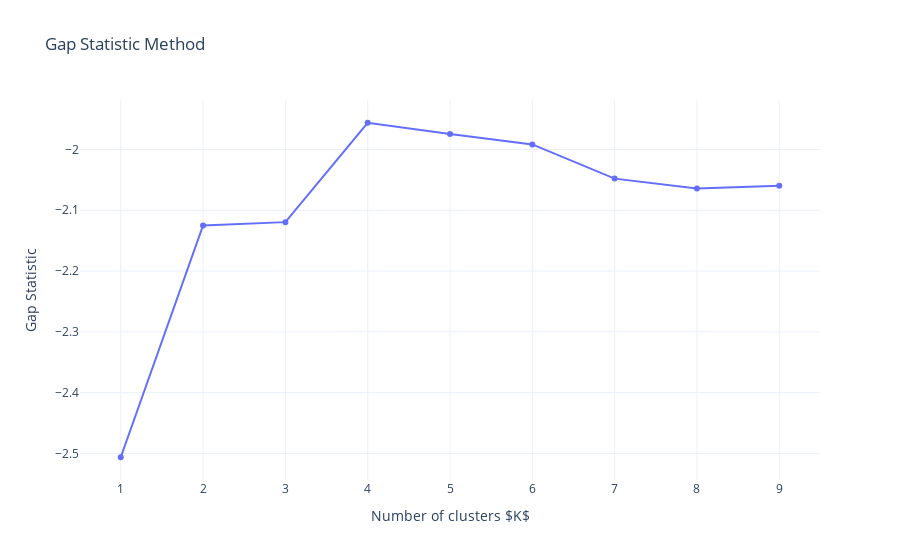

Notebook source saved alongside this figure:
### Markdown cell above
Este estadístico compara, para diferentes valores de $k$, el ***WCSS*** observado frente al valor esperado acorde a una distribución uniforme de referencia. La estimación del número óptimo de clusters es el valor $k$ con el que se consigue maximizar el estadístico ***GAP***, es decir, encuentra el valor de $k$ con el que se consigue una estructura de clusters lo más alejada posible de una distribución uniforme aleatoria. Este método puede aplicarse a cualquier tipo de clustering.

El algoritmo del gap statistic method es el siguiente:

1. Hacer clustering de los datos para un rango de valores de $k$ y calcular para cada uno el valor de ***WCSS***.

2. Simular $B$ sets de datos de referencia, todos ellos con una distribución aleatoria uniforme. Aplicar clustering a cada uno de los sets con el mismo rango de valores $k$ empleado en los datos originales, calculando en cada caso $W_{kb}$. Se recomienda emplear valores de $B=500$.

3. Calcular el estadístico ***GAP*** para cada valor de $k$ como la desviación de la varianza observada ***WCSS*** respecto del valor esperado acorde a la distribución de referencia $W_{kb}$.

$$GAP(k)=\frac{1}{B}\sum_{b=1}^{B}log(W_{kb})−log(WCSS)$$

La estimación de los clústeres óptimos será el valor que maximice la estadística de ***GAP***.

### Code cell
gap_statistic(df_usarrests, nrefs=40, maxClusters=10, scaled_data=False, random_state=42)

### Figure 1 — Plotly figure (JSON) as saved in the notebook; plotly's stock layout.template omitted (floating-point values rounded to 4 significant figures)
{"data": [{"hovertemplate": "clusterCount=%{x}<br>gap=%{y}<extra></extra>", "legendgroup": "", "line": {"color": "#636efa", "dash": "solid"}, "marker": {"symbol": "circle"}, "mode": "lines+markers", "name": "", "orientation": "v", "showlegend": false, "type": "scatter", "x": [1, 2, 3, 4, 5, 6, 7, 8, 9], "xaxis": "x", "y": [-2.506, -2.125, -2.119, -1.956, -1.974, -1.992, -2.048, -2.064, -2.06], "yaxis": "y"}], "layout": {"legend": {"tracegroupgap": 0}, "title": {"text": "Gap Statistic Method"}, "xaxis": {"anchor": "y", "domain": [0, 1], "title": {"text": "Number of clusters $K$"}}, "yaxis": {"anchor": "x", "domain": [0, 1], "title": {"text": "Gap Statistic"}}}}
